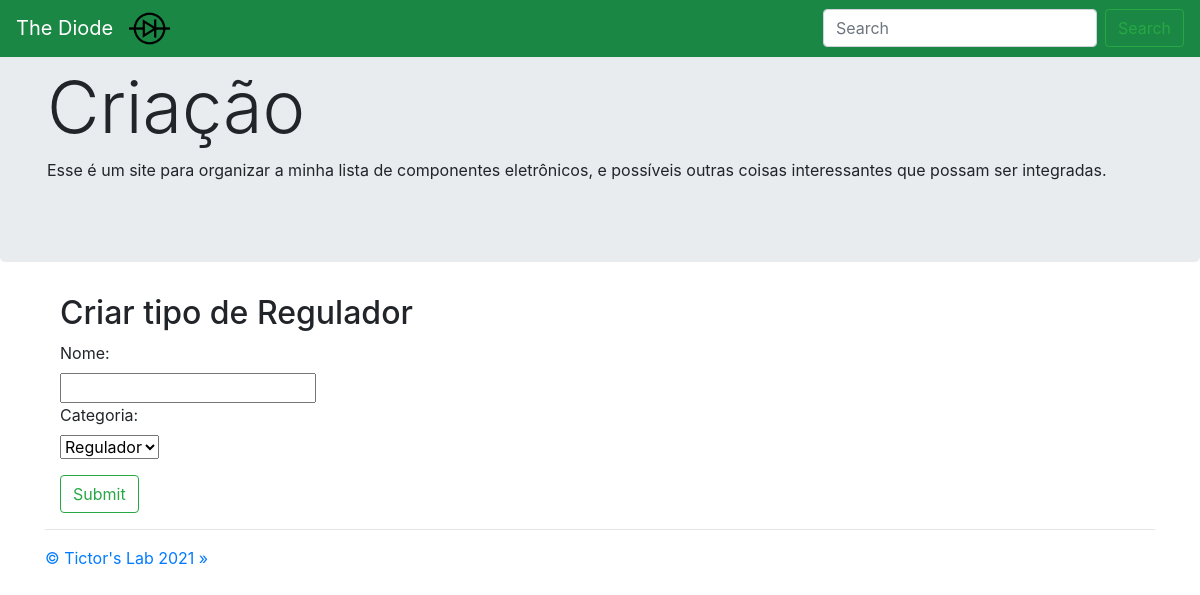
The page /8/criar/ on the database as committed earlier.
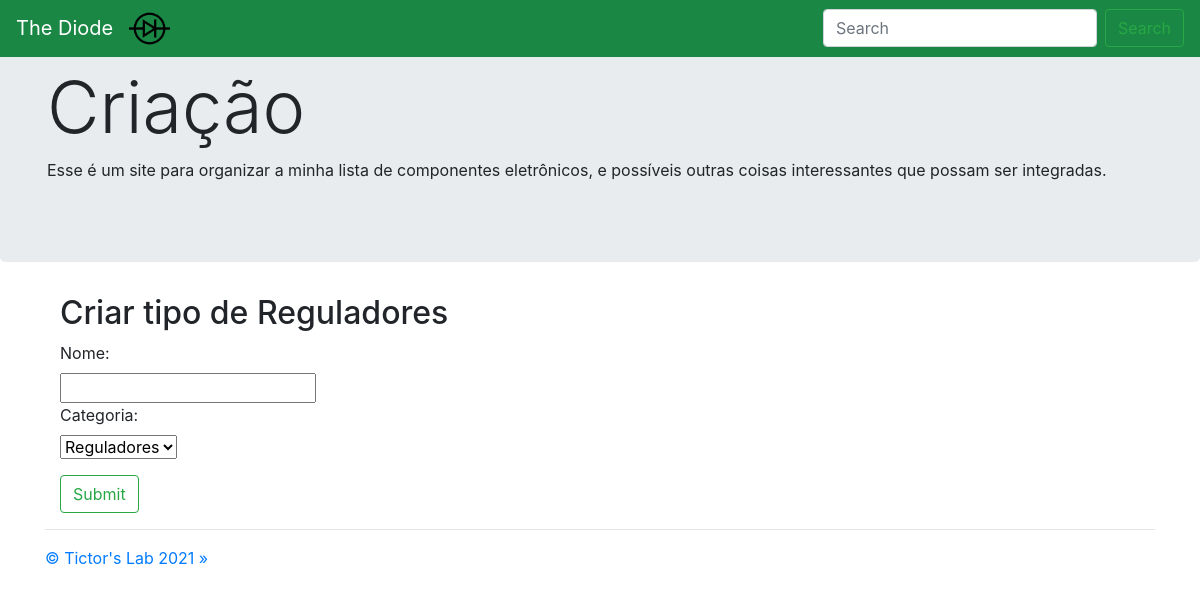
The same page on the database as committed later.
### componente/models.py (models this page shows)
class Categoria(models.Model):
    nome       = models.CharField(max_length=100, unique=True, null=True)
    quantidade = models.IntegerField(blank=True, null=True)
    def __str__(self):
        return self.nome

### core/views.py (the view)
# urls.py: path('<int:id>/criar/', criartipo, name='criartipo'),
def criartipo(request, id):
    form = CriarTipoForm(id)
    if request.method == "POST":
        form = CriarTipoForm(id,request.POST)
        if form.is_valid():
            form.save()
            return redirect('../../' + str(id))
    context = {'form': form,
               'categoria_especifica':Categoria.objects.get(id=id)}
    return render(request, 'core/criartipo.html', context)

### core/forms.py
class CriarTipoForm(ModelForm):
    def __init__(self,id_categoria,*args,**kwargs):
        super (CriarTipoForm,self ).__init__(*args,**kwargs) # populates the post
        self.fields['categoria'].queryset = Categoria.objects.filter(id=id_categoria)
        self.fields['nome'].widget.attrs.update({'class': 'criacao'})
        self.fields['categoria'].widget.attrs.update({'class': 'criacao'})
    class Meta:
        model = TipoDeComponente
        fields = ['nome',
                  'categoria']

### core/templates/core/criartipo.html (shortened to what this page needs)
{% extends 'core/base.html' %}
{% load static %}
{% block content %}
<nav class="navbar navbar-expand-md navbar-dark fixed-top" style="background-color: #1a8844;">
    <a class="navbar-brand" href="../../../">The Diode</a>
    <div class="collapse navbar-collapse" id="navbarsExampleDefault">
        <ul class="navbar-nav mr-auto">
            <li>
                <img src="{% static 'core/imagens/Diode.png' %}" style="width:8%;">
            </li>
        </ul>
        <form class="form-inline my-2 my-lg-0" action="/search">
            <input name="q" class="form-control mr-sm-2" type="text" placeholder="Search" aria-label="Search">
            <button class="btn btn-outline-success my-2 my-sm-0" type="submit">Search</button>
        </form>
    </div>
</nav>
<main role="main">
    <div class="jumbotron">
        <div class="container">
            <h1 class="display-3">Criação</h1>
            <p>Esse é um site para organizar a minha lista de componentes eletrônicos, e possíveis outras coisas interessantes que possam ser integradas.</p>
        </div>
    </div>
    <div class="container">
        <div class="col">
            <h2> Criar tipo de {{ categoria_especifica.nome }}</h2>
            <form action="" method="POST">
                {{ form }}
                <input type="Submit" name="Submit" class="btn btn-outline-success my-2 my-sm-0">
            </form>
        </div>
        <hr>
    </div>
</main>
<footer class="container">
    <p><a href="http://tictorslab.blogspot.com/" role="button">&copy; Tictor's Lab 2021 &raquo;</a></p>
</footer>
{% endblock %}

Rows that differ between the two databases and show on the page:
changed Categoria: nome "Regulador" → "Reguladores"
Other text that changed with them:
form field categoria: "Regulador" → "Reguladores"
